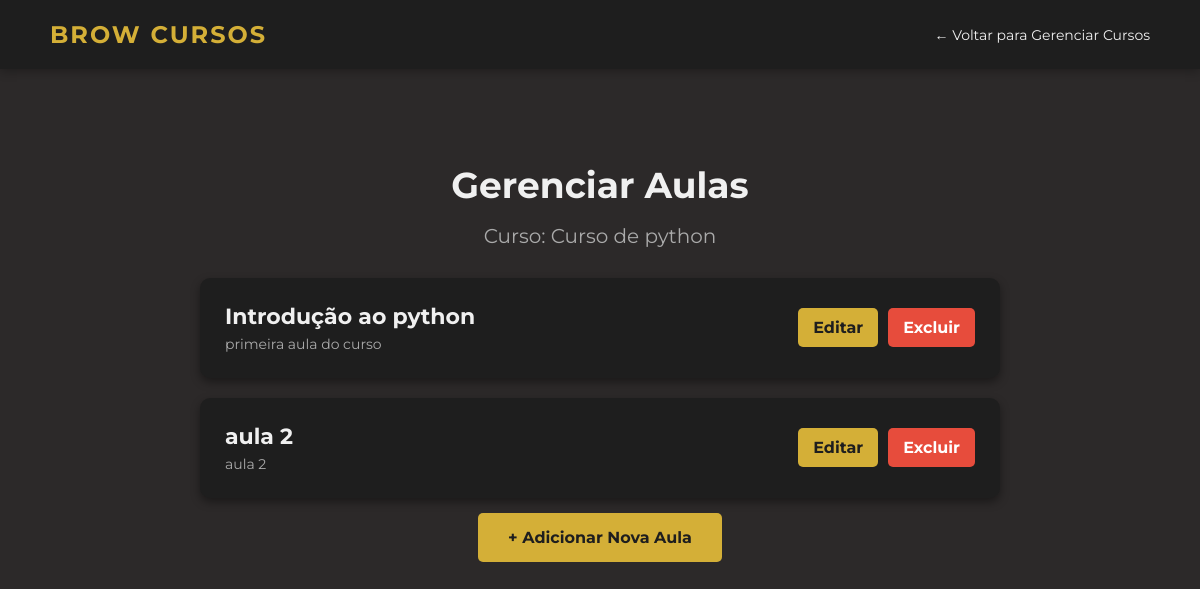
Page /gerenciar-aulas.php?curso_id=2 (signed in) on the earlier database version.
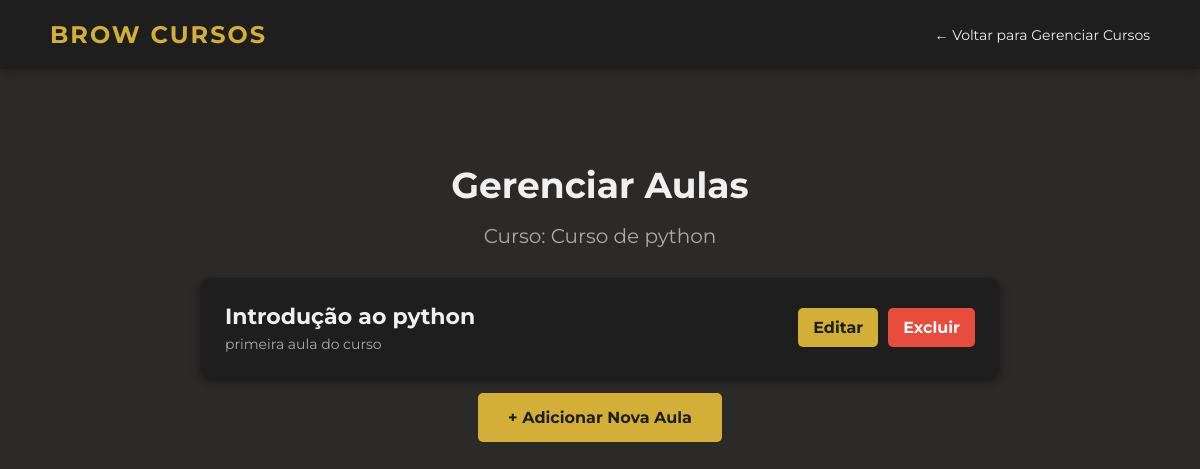
Same page on the later database version.
### tables this page shows
CREATE TABLE `aulas` (
  `id` int(11) NOT NULL,
  `titulo` varchar(255) NOT NULL,
  `descricao` text DEFAULT NULL,
  `video_url` varchar(255) DEFAULT NULL,
  `curso_id` int(11) DEFAULT NULL
);

### gerenciar-aulas.php (the view, shortened to what this page needs)
<?php
include 'conexao.php';
$curso_id = null;
$curso_nome = "Curso não encontrado";
if (isset($_GET['curso_id']) && is_numeric($_GET['curso_id'])) {
    $curso_id = $_GET['curso_id'];
    $stmt_curso = $conn->prepare("SELECT nome FROM cursos WHERE id = ?");
    $stmt_curso->bind_param("i", $curso_id);
    $stmt_curso->execute();
    $result_curso = $stmt_curso->get_result();
    if ($result_curso->num_rows > 0) {
        $curso = $result_curso->fetch_assoc();
        $curso_nome = $curso['nome'];
    }
}
$stmt_aulas = $conn->prepare("SELECT id, titulo, descricao FROM aulas WHERE curso_id = ? ORDER BY id ASC");
$stmt_aulas->bind_param("i", $curso_id);
$stmt_aulas->execute();
$result_aulas = $stmt_aulas->get_result();
?>
<!DOCTYPE html>
<html lang="pt-br">
<head>
    <link rel="stylesheet" href="css/gerenciar-aulas.css">
</head>
<body>
    <header class="top-header">
        <div class="logo">BROW CURSOS</div>
        <a href="GerenciarCursos.php" class="back-link">&larr; Voltar para Gerenciar Cursos</a>
    </header>
    <div class="container">
        <h1 class="page-title">Gerenciar Aulas</h1>
        <h2 class="course-subtitle">Curso: <?php echo htmlspecialchars($curso_nome); ?></h2>
        <div class="aula-list">
            <?php if ($result_aulas->num_rows > 0): ?>
                <?php while ($aula = $result_aulas->fetch_assoc()): ?>
                    <div class="aula-card">
                        <div class="aula-info">
                            <h3><?php echo htmlspecialchars($aula['titulo']); ?></h3>
                            <p><?php echo htmlspecialchars($aula['descricao']); ?></p>
                        </div>
                        <div class="aula-actions">
                            <a href="editar-aula.php?aula_id=<?php echo $aula['id']; ?>&curso_id=<?php echo $curso_id; ?>" class="btn-action">Editar</a>
                            <a href="gerenciar-aulas.php?curso_id=<?php echo $curso_id; ?>&delete_aula_id=<?php echo $aula['id']; ?>" class="btn-action btn-danger" onclick="return confirm('Tem certeza que deseja excluir esta aula?');">Excluir</a>
                        </div>
                    </div>
                <?php endwhile; ?>
            <?php else: ?>
                <p>Nenhuma aula cadastrada ainda. <a href="aulas.php?course_id=<?php echo $curso_id; ?>" class="add-aula-link">Adicionar uma aula.</a></p>
            <?php endif; ?>
        </div>
        <div class="add-aula-btn-container">
            <a href="aulas.php?course_id=<?php echo $curso_id; ?>" class="btn-add-new-aula">+ Adicionar Nova Aula</a>
        </div>
    </div>
</body>
</html>

Differences in the rows shown:
removed aulas: titulo "aula 2", descricao "aula 2"
